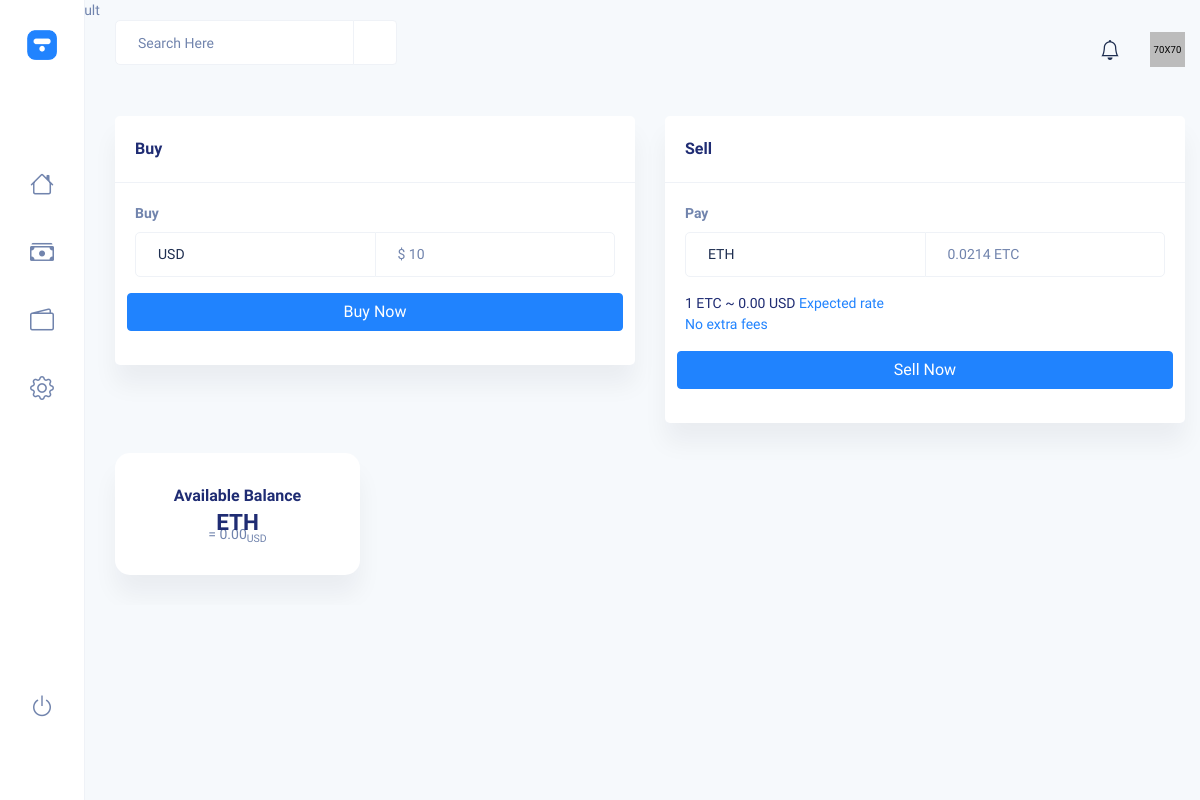
Page /Wallet/tradeetc.php (signed in) on the earlier database version.
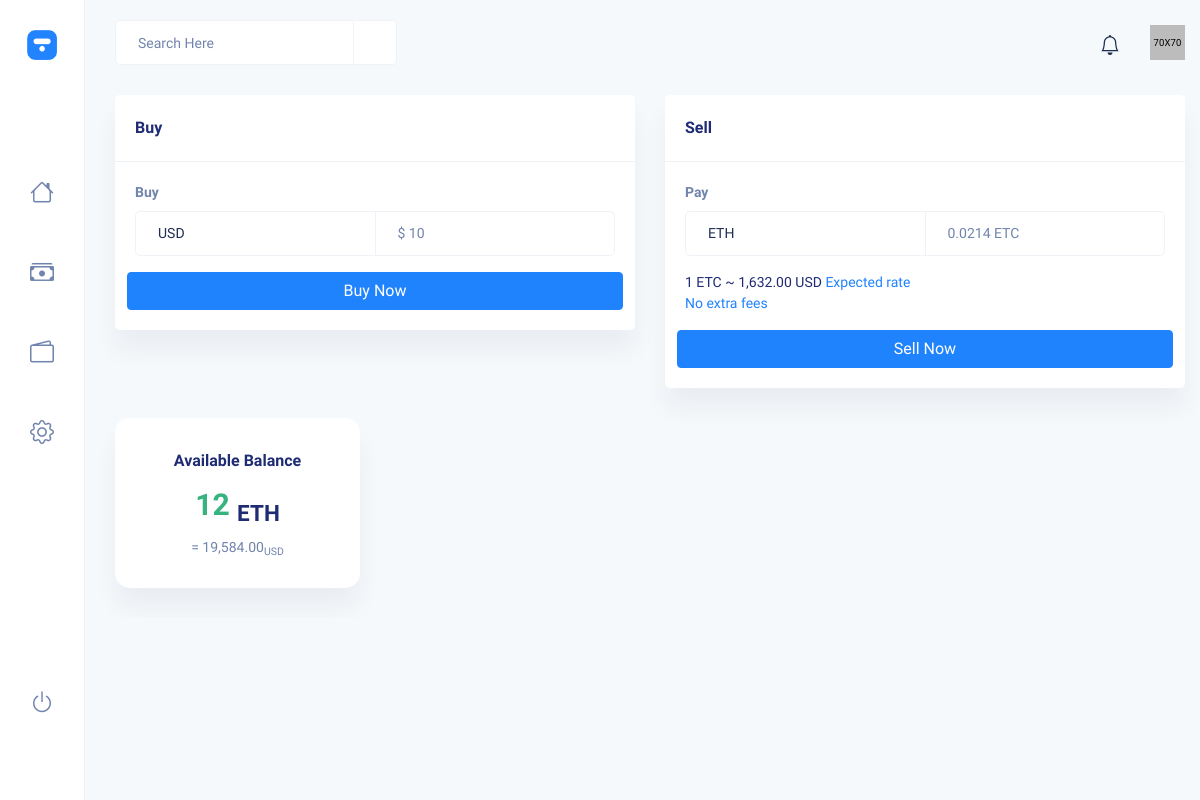
Same page on the later database version.
### tables this page shows
CREATE TABLE `Etherium` (
  `ID` int(11) NOT NULL,
  `value` int(11) DEFAULT NULL
);

CREATE TABLE `EtheriumWallet` (
  `ID` int(11) NOT NULL,
  `ammount` int(11) DEFAULT NULL,
  `Address` varchar(40) NOT NULL
);

### Wallet/tradeetc.php (the view, shortened to what the changed rows need)
<?php
$connection = mysqli_connect("localhost","root","","Cripto");
$ID = $_SESSION['id'];
global $lastValue;
global $criptoWallet;
$btc = "SELECT * FROM Etherium ORDER BY ID DESC LIMIT 1";
$resultbtc = mysqli_query($connection, $btc);
if (mysqli_num_rows($resultbtc) > 0) {
    while($row = mysqli_fetch_assoc($resultbtc)) {
        $lastValue = $row["value"];
    }
} else {
    echo "0 results";
}
$cripto = "SELECT * FROM EtheriumWallet WHERE ID = '$ID'";
$resultwallet = mysqli_query($connection, $cripto);
if (mysqli_num_rows($resultwallet) > 0) {
    while($row = mysqli_fetch_assoc($resultwallet)) {
        $criptoWallet = $row["ammount"];
    }
} else {
    echo "0 results";
}
?>
<!DOCTYPE html>
<html lang="en">
<head>
    <link rel="stylesheet" href="../css/style.css" />
</head>
<body class="dashboard">
<div id="main-wrapper">
    <div class="header bg-light">
    </div>
    <div class="sidebar">
    </div>
    <div class="content-body">
        <div class="container-fluid">
            <div class="row">
                <div class="col-xxl-3 col-xl-6">
                    <div class="card">
                        <div class="card-body">
                            <form
                                    name="myform"
                                    class="currency_validate trade-form row g-3"
                                    action="buyetc.php"
                                    method="post"
                            >
                                <div class="col-12">
                                    <label class="form-label">Pay</label>
                                    <div class="input-group">
                                    </div>
                                </div>
                                <p class="mb-0">
                                    1 ETC ~ <?php
                                    echo number_format($lastValue,2);?> USD
                                    <a href="#">Expected rate <br />No extra fees</a>
                                </p>
                                <button type="submit" class="btn btn-primary btn-block" name="SellCripto">Sell Now</button>
                            </form>
                        </div>
                    </div>
                </div>
                <div class="col-xxl-3 col-xl-3 col-lg-6 col-md-6 col-sm-6">
                    <div class="wallet-widget card">
                        <h5>Available Balance</h5>
                        <h2><span class="text-success"><?php
                                echo $criptoWallet;
                                ?></span> <sub>ETH</sub></h2>
                        <p>= <?php
                            echo number_format(floatval($criptoWallet) * floatval($lastValue),2);
                            ?><sub>USD</sub></p>
                    </div>
                </div>
</body>
</html>

Differences in the rows shown:
added etherium: value "1,632.00"
added etheriumwallet: ammount "12", floatval($criptoWallet)*floatval($lastValue) "19,584.00"
Other differences:
$lastValue: "0.00" → (not shown)
floatval($criptoWallet) * floatval($lastValue): "0.00" → (not shown)
text no longer shown: "0 results"
